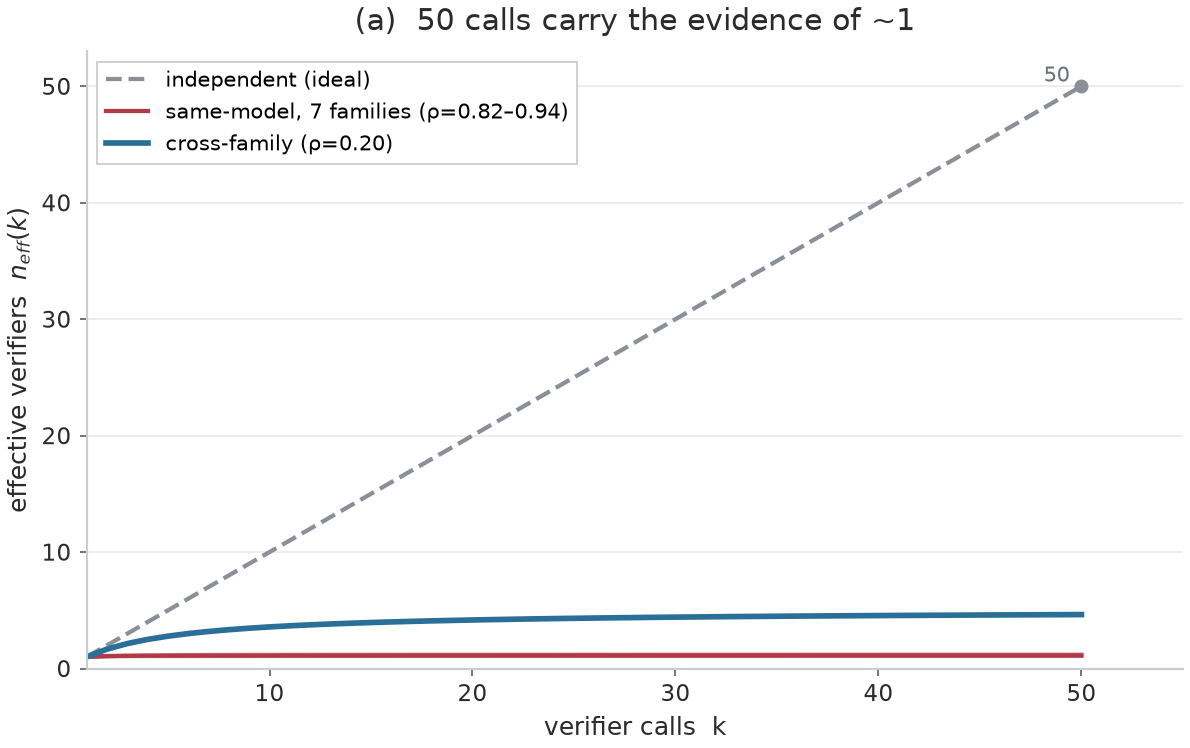
#> input picture figures/fig_sat_a.png, 1190 x 748 px
$ python combine_motivation_figure.py
#> lines starting #> are read from the running program, lines starting #| are printed output that depends on the picture
"""Motivation figure: why 'add more' / 'add a different verifier' is not enough.

nd.md's motivation figure (\\label{fig:motivation}) is a single three-panel float that answers
the question in one glance, cherry-picking the load-bearing panel from each observation:
  (a) figures/fig_sat_a.png -- same-model n_eff(k) saturates near 1 (count != evidence)
  (b) figures/fig_div_b.png -- dependence vs conditional residual catch (diversity != value)
  (c) figures/fig_div_c.png -- the conditional marginal catch the controller actually gates on
All three panels are produced by scripts/make_figures.py (group_saturation / group_diversity)
and already carry their own "(a)/(b)/(c)" titles, so this only scales them to a common height
and concatenates. The full saturation and diversity figures remain in the appendix.
Writes figures/fig_motivation.{png,pdf} (the .pdf is what nd.md includes).
"""
from __future__ import annotations
from pathlib import Path
from PIL import Image

OUT = Path(__file__).resolve().parents[1] / "figures"
PANELS = ["fig_sat_a.png", "fig_div_b.png", "fig_div_c.png"]
DPI = 170.0


def main():
    ims = [Image.open(OUT / p).convert("RGB") for p in PANELS]
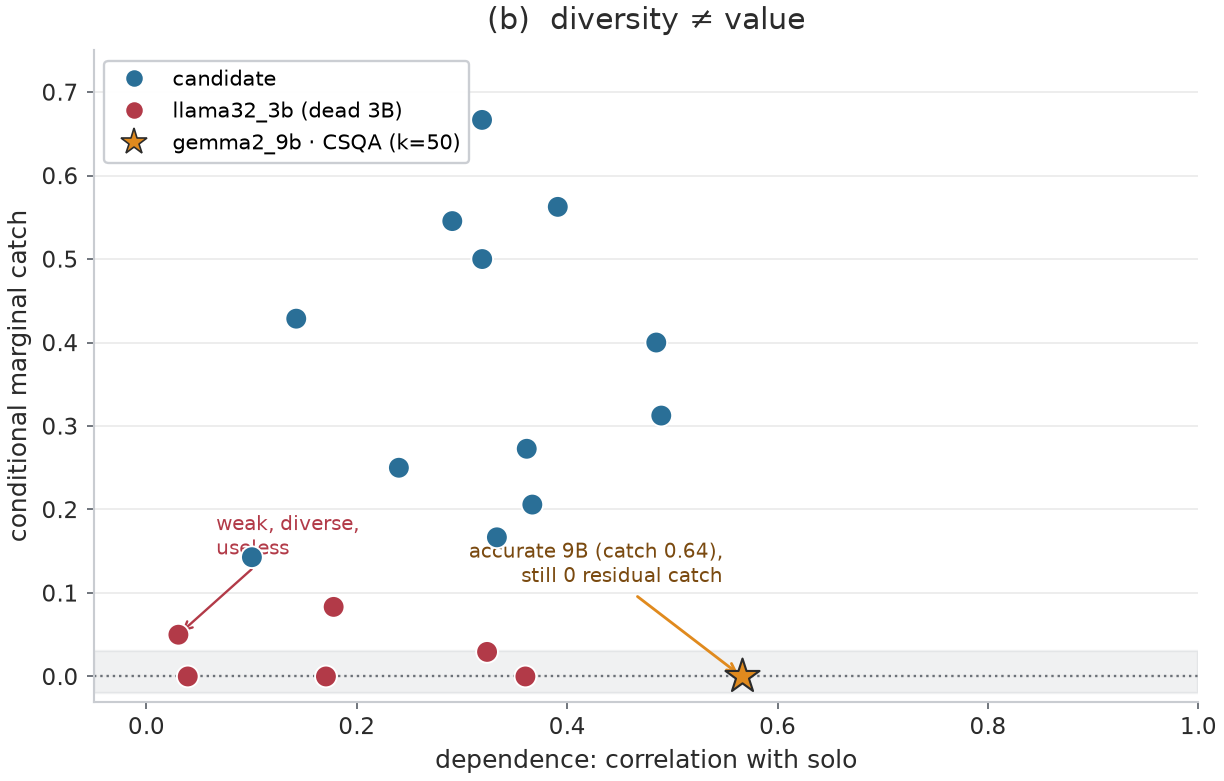
#> input picture figures/fig_div_b.png, 1224 x 781 px
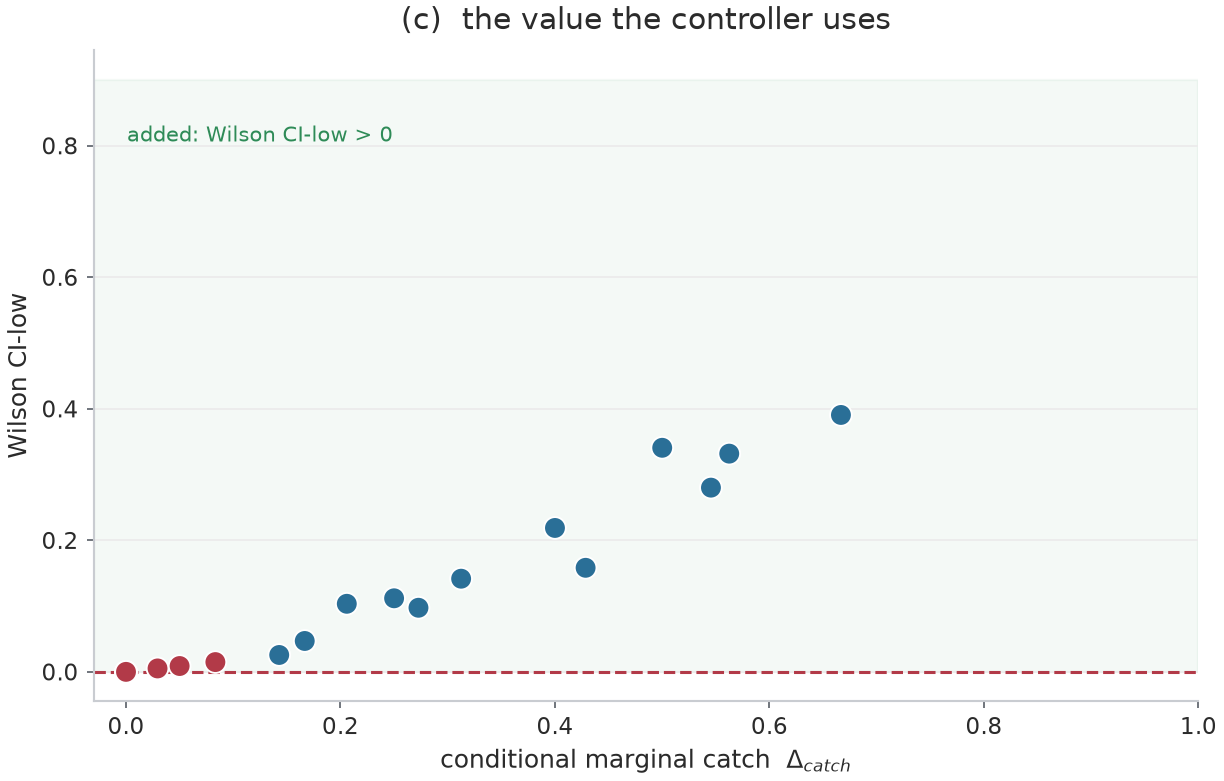
#> input picture figures/fig_div_c.png, 1224 x 781 px
#> ims = 3 items
    h = min(i.height for i in ims)
#> h = 748
    ims = [i.resize((round(i.width * h / i.height), h)) for i in ims]
    w = sum(i.width for i in ims)
#> w = 3534
    canvas = Image.new("RGB", (w, h), "white")
#> canvas: PIL image 3534x748 RGB; every value is 255
    x = 0
    for i in ims:
        canvas.paste(i, (x, 0))
        x += i.width
#> this loop made 3 passes
#> x on passes 1 to 3: 1190, 2362, 3534
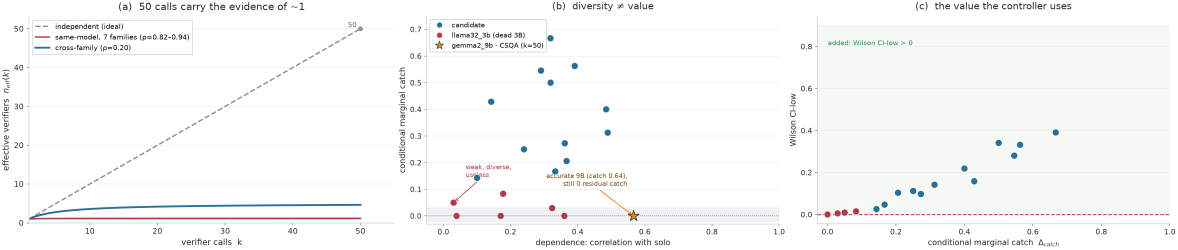
#> canvas: PIL image 3534x748 RGB (shown at 1/3 size); mean R, G, B 247.6, 248.6, 248.2
#> after the loop, x = 3534
    canvas.save(OUT / "fig_motivation.png")
    canvas.save(OUT / "fig_motivation.pdf", "PDF", resolution=DPI)
    print(f"wrote figures/fig_motivation.{{png,pdf}}  {canvas.size}px  aspect={w/h:.2f}")
#| wrote figures/fig_motivation.{png,pdf}  (3534, 748)px  aspect=4.72


if __name__ == "__main__":
    main()
